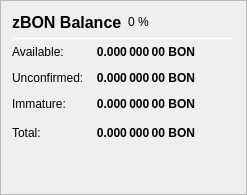
                   <widget class="QFrame" name="frame_ZerocoinBalances">
                    <property name="frameShape">
                     <enum>QFrame::StyledPanel</enum>
                    </property>
                    <property name="frameShadow">
                     <enum>QFrame::Raised</enum>
                    </property>
                    <layout class="QVBoxLayout" name="verticalLayout_7">
                     <item>
                      <layout class="QHBoxLayout" name="horizontalLayout_8" stretch="0,0,0">
                       <item>
                        <widget class="QLabel" name="label_5z_3">
                         <property name="minimumSize">
                          <size>
                           <width>0</width>
                           <height>20</height>
                          </size>
                         </property>
                         <property name="font">
                          <font>
                           <pointsize>12</pointsize>
                           <weight>75</weight>
                           <bold>true</bold>
                          </font>
                         </property>
                         <property name="text">
                          <string>zBON Balance</string>
                         </property>
                        </widget>
                       </item>
                       <item>
                        <widget class="QLabel" name="labelzBONPercent">
                         <property name="text">
                          <string notr="true">0 %</string>
                         </property>
                        </widget>
                       </item>
                       <item>
                        <spacer name="horizontalSpacer_11">
                         <property name="orientation">
                          <enum>Qt::Horizontal</enum>
                         </property>
                         <property name="sizeHint" stdset="0">
                          <size>
                           <width>40</width>
                           <height>20</height>
                          </size>
                         </property>
                        </spacer>
                       </item>
                      </layout>
                     </item>
                     <item>
                      <widget class="Line" name="line_ZerocoinBalance">
                       <property name="minimumSize">
                        <size>
                         <width>0</width>
                         <height>1</height>
                        </size>
                       </property>
                       <property name="maximumSize">
                        <size>
                         <width>16777215</width>
                         <height>1</height>
                        </size>
                       </property>
                       <property name="orientation">
                        <enum>Qt::Horizontal</enum>
                       </property>
                      </widget>
                     </item>
                     <item>
                      <layout class="QGridLayout" name="gridLayout_5">
                       <property name="spacing">
                        <number>12</number>
                       </property>
                       <item row="1" column="0">
                        <widget class="QLabel" name="labelzBalanceMatureText">
                         <property name="toolTip">
                          <string>Mature: more than 20 confirmation and more than 1 mint of the same denomination after it was minted.
These zBON are spendable.</string>
                         </property>
                         <property name="text">
                          <string>Available:</string>
                         </property>
                        </widget>
                       </item>
                       <item row="1" column="1">
                        <widget class="QLabel" name="labelzBalanceMature">
                         <property name="font">
                          <font>
                           <weight>75</weight>
                           <bold>true</bold>
                          </font>
                         </property>
                         <property name="toolTip">
                          <string>Mature: more than 20 confirmation and more than 1 mint of the same denomination after it was minted.
These zBON are spendable.</string>
                         </property>
                         <property name="text">
                          <string notr="true">0.000 000 00 BON</string>
                         </property>
                         <property name="alignment">
                          <set>Qt::AlignRight|Qt::AlignTrailing|Qt::AlignVCenter</set>
                         </property>
                        </widget>
                       </item>
                       <item row="2" column="0">
                        <widget class="QLabel" name="labelzBalanceUnconfirmedText">
                         <property name="toolTip">
                          <string>Unconfirmed: less than 20 confirmations
Immature: confirmed, but less than 1 mint of the same denomination after it was minted</string>
                         </property>
                         <property name="text">
                          <string>Unconfirmed:</string>
                         </property>
                        </widget>
                       </item>
                       <item row="2" column="1">
                        <widget class="QLabel" name="labelzBalanceUnconfirmed">
                         <property name="font">
                          <font>
                           <weight>75</weight>
                           <bold>true</bold>
                          </font>
                         </property>
                         <property name="toolTip">
                          <string>Unconfirmed: less than 20 confirmations
Immature: confirmed, but less than 1 mint of the same denomination after it was minted</string>
                         </property>
                         <property name="text">
                          <string notr="true">0.000 000 00 BON</string>
                         </property>
                         <property name="alignment">
                          <set>Qt::AlignRight|Qt::AlignTrailing|Qt::AlignVCenter</set>
                         </property>
                        </widget>
                       </item>
                       <item row="3" column="0">
                        <widget class="QLabel" name="labelzBalanceImmatureText">
                         <property name="toolTip">
                          <string>Unconfirmed: less than 20 confirmations
Immature: confirmed, but less than 1 mint of the same denomination after it was minted</string>
                         </property>
                         <property name="text">
                          <string>Immature:</string>
                         </property>
                        </widget>
                       </item>
                       <item row="3" column="1">
                        <widget class="QLabel" name="labelzBalanceImmature">
                         <property name="font">
                          <font>
                           <weight>75</weight>
                           <bold>true</bold>
                          </font>
                         </property>
                         <property name="toolTip">
                          <string>Unconfirmed: less than 20 confirmations
Immature: confirmed, but less than 1 mint of the same denomination after it was minted</string>
                         </property>
                         <property name="text">
                          <string notr="true">0.000 000 00 BON</string>
                         </property>
                         <property name="alignment">
                          <set>Qt::AlignRight|Qt::AlignTrailing|Qt::AlignVCenter</set>
                         </property>
                        </widget>
                       </item>
                       <item row="4" column="0">
                        <widget class="QLabel" name="labelzBalanceText">
                         <property name="toolTip">
                          <string>Your current zBON balance, unconfirmed and immature zBON included.</string>
                         </property>
                         <property name="text">
                          <string>Total:</string>
                         </property>
                        </widget>
                       </item>
                       <item row="4" column="1">
                        <widget class="QLabel" name="labelzBalance">
                         <property name="font">
                          <font>
                           <weight>75</weight>
                           <bold>true</bold>
                          </font>
                         </property>
                         <property name="cursor">
                          <cursorShape>IBeamCursor</cursorShape>
                         </property>
                         <property name="toolTip">
                          <string>Your current zBON balance, unconfirmed and immature zBON included.</string>
                         </property>
                         <property name="text">
                          <string notr="true">0.000 000 00 BON</string>
                         </property>
                         <property name="alignment">
                          <set>Qt::AlignRight|Qt::AlignTrailing|Qt::AlignVCenter</set>
                         </property>
                         <property name="textInteractionFlags">
                          <set>Qt::LinksAccessibleByMouse|Qt::TextSelectableByKeyboard|Qt::TextSelectableByMouse</set>
                         </property>
                        </widget>
                       </item>
                       <item row="4" column="2">
                        <spacer name="horizontalSpacer_4">
                         <property name="orientation">
                          <enum>Qt::Horizontal</enum>
                         </property>
                         <property name="sizeHint" stdset="0">
                          <size>
                           <width>40</width>
                           <height>20</height>
                          </size>
                         </property>
                        </spacer>
                       </item>
                      </layout>
                     </item>
                     <item>
                      <spacer name="verticalSpacer_4">
                       <property name="orientation">
                        <enum>Qt::Vertical</enum>
                       </property>
                       <property name="sizeHint" stdset="0">
                        <size>
                         <width>20</width>
                         <height>40</height>
                        </size>
                       </property>
                      </spacer>
                     </item>
                    </layout>
                   </widget>
